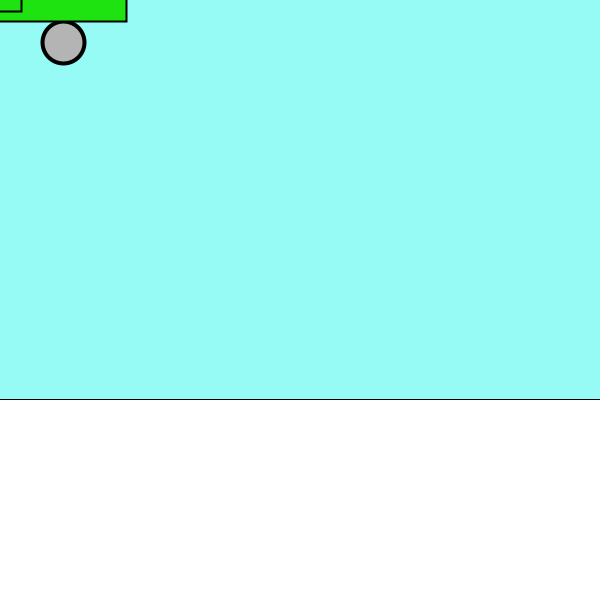
Frame 1 (no input)
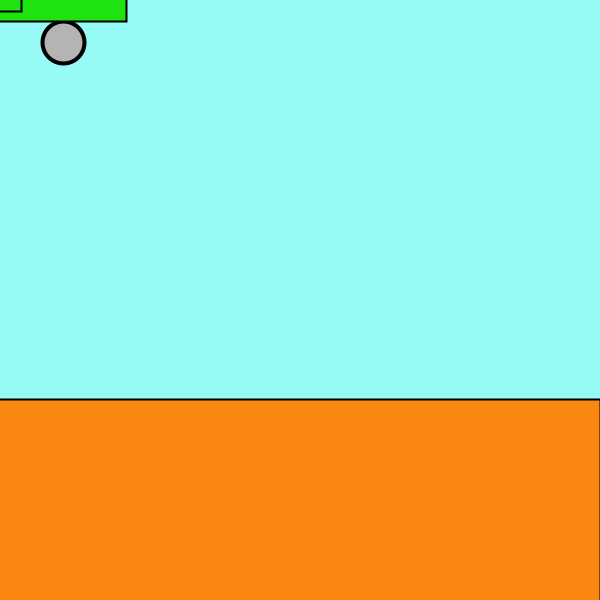
Frame 60 (the mouse pressed at the canvas centre just before this capture)
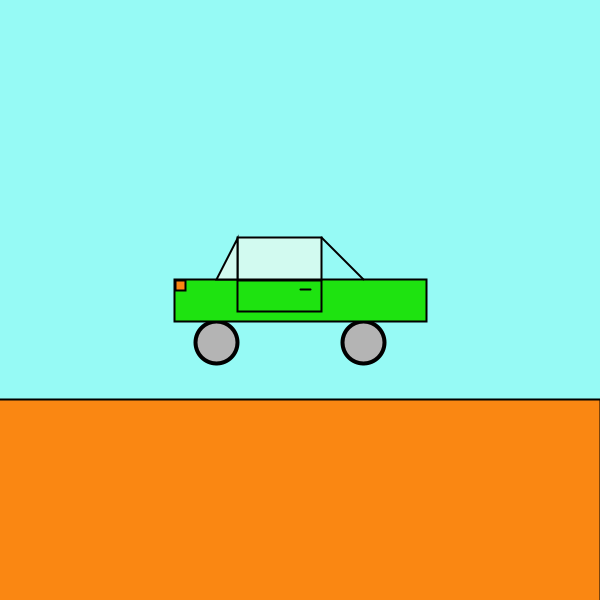
Frame 120 (the mouse held since frame 60 and released just before this capture)

The Processing sketch that drew these frames (run headless with seeded random() and noise(); from frame 60 on, the mouse is pressed at the canvas centre):

// Processing sketch: processing_143613
// ── processing_143613.pde

// Victor sarroca. P2b). Automòbil (Pick up) que es mou amb el mouse.
int a; //Definim a i b per tal de simplificar els paràmetres width i height.
int b;
void setup(){
  size(600,600);
  a=(width/14);
  b=(height/14);
}
void draw(){
  background(150,250,245);
 rectMode(CENTER);
 rect(a*7,12*b,14.6*a,5*b);

// Rodes
strokeWeight(4);
fill(180,180,180);
ellipse(mouseX-2*a,mouseY+b,a,b);
ellipse(mouseX+1.5*a,mouseY+b,a,b);

//cos principal
strokeWeight(2); 
stroke(0);
fill(30,227,16);
rectMode(CENTER);
rect(mouseX,mouseY,6*a,1*b);

rect(mouseX-0.5*a,mouseY-0.1*b,2*a,0.75*b); //porta
line(mouseX,mouseY-0.25*b,mouseX+0.25*a,mouseY-0.25*b); //mànec porta

fill(210,250,240); //cabina
rectMode(CENTER);
rect(mouseX-0.5*a,mouseY-b,2*a,1*b);

triangle(mouseX-1.5*a,mouseY-0.5*b,mouseX-2*a,mouseY-0.5*b,mouseX-1.5*a,mouseY-1.46*b); //finestra

line(mouseX+1.5*a,mouseY-0.5*b,mouseX+0.5*a,mouseY-1.5*b); 

fill(250,135,18); //llums
rectMode(CENTER);
rect(mouseX-2.85*a,mouseY-0.35*b,0.25*a,0.25*b);







  
}
